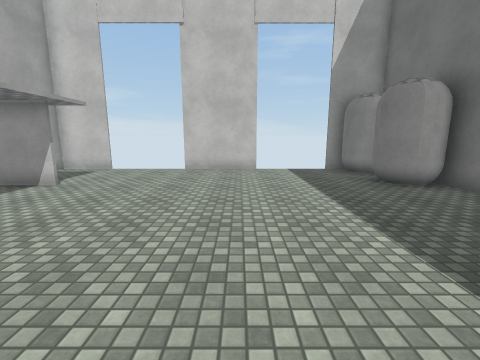
View 1 (above)

12 first-person views from a walk through a 3-D level made in the Unity game engine. The camera is 1.5 m above the floor, tilts 10° down and sees 90° across. The floor is counted in squares, 1 m on a side. Each view is taken from the middle of a square. On the plan, view 1 faces up. The plan holds only what a view shows up to about 13 squares ahead; the rest is blank. The player character is not drawn. Surface patterns are stand-ins for the level's own textures.

View 2
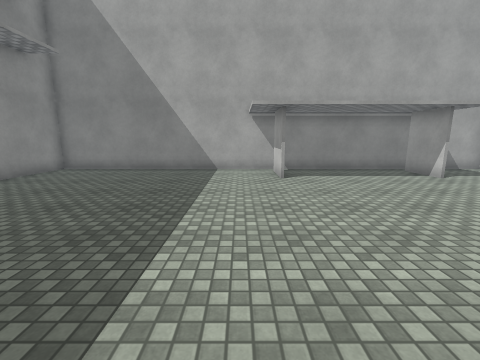

View 3
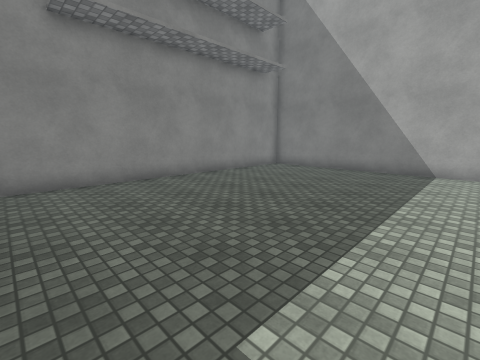

View 4
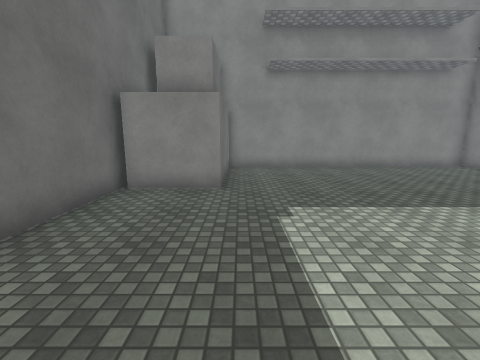

View 5
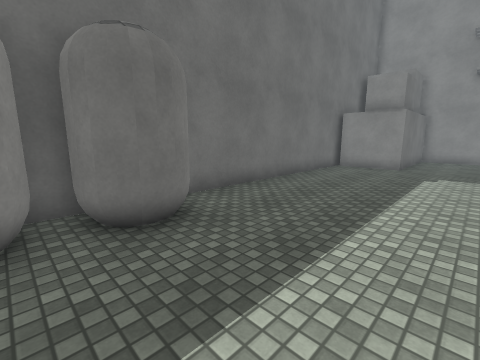

View 6
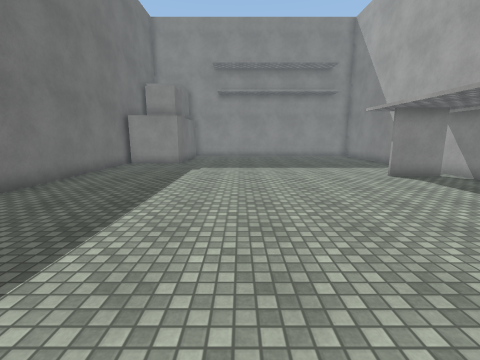

View 7
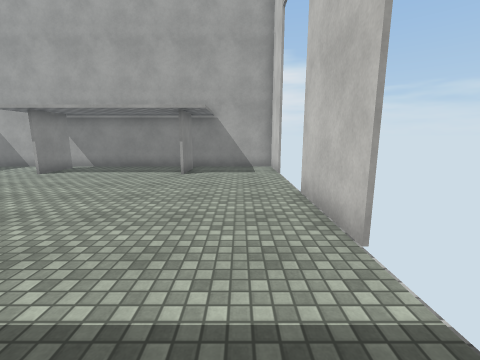

View 8
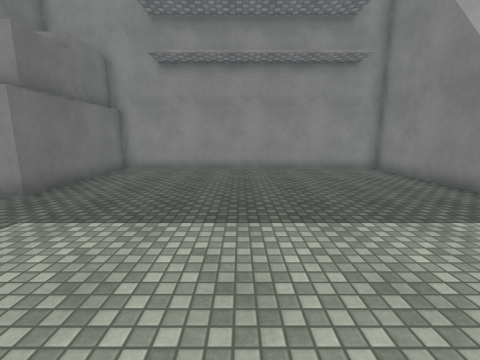

View 9
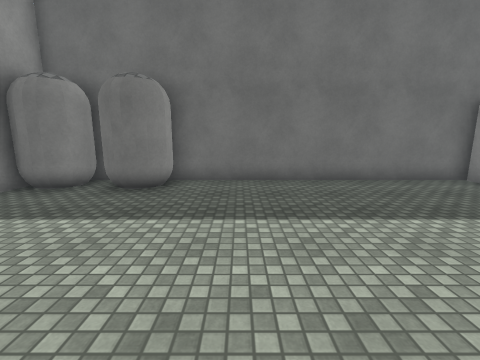

View 10
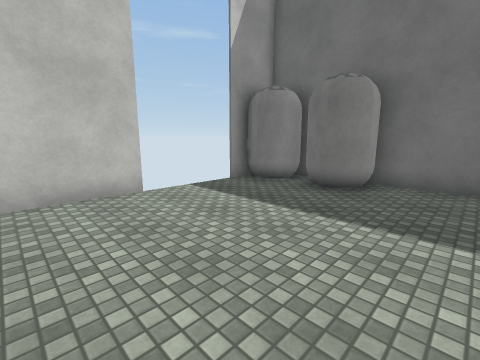

View 11
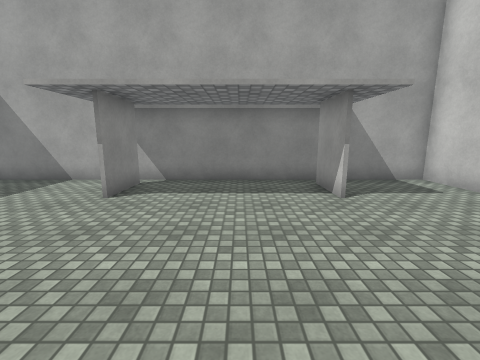

View 12
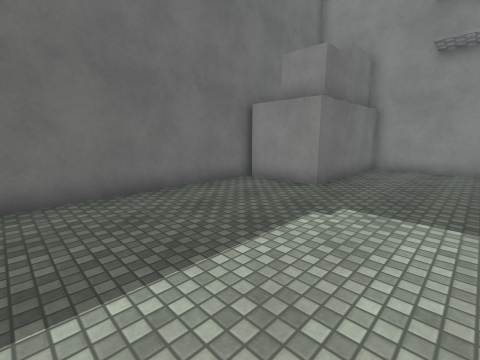

### Floor plan
Points are (right, up) in squares from view 1. A wall is a line through its corners. A room is listed if a view was taken in it or the views show most of it. See-through windows are left out.
Room 1 (views 1, 2, 3, 4, 5, 6, 7, 8, 9, 10, 11, 12)
walls: (-5.9, 1.5) (-7.9, 1.5); (-8, 1.7) (-5.9, 1.7); (-5.9, 7.5) (-8, 7.5); (-7.9, 7.7) (-5.9, 7.7); (6.6, -3.6) (6.6, 7.5); (0.9, 11.7) (-2.8, 11.7); (6.6, 9) (6.6, 10.4); (-6.2, 11.7) (-8.6, 11.7) (-8.6, -8.6) (3.6, -8.6) (3.6, -3) (6.4, -3); (5.4, 11.7) (4.1, 11.7)
ways out: gap at (-8, 2); gap at (-8, 8); gap at (4, 12)
objects: capsule (5, 7) to (7, 9); capsule (5, 10) to (6, 11)

Where each view was taken, in squares from view 1:
view 1: 0 up, 0 right, facing up
view 2: 0 up, 3 right, facing left
view 3: 0 up, 3 right, facing down-left
view 4: 4 up, 3 right, facing down
view 5: 10 up, 1 right, facing down-right
view 6: 11 up, 0 right, facing down
view 7: 10 up, 4 right, facing left
view 8: 3 up, 2 left, facing down
view 9: 5 up, 2 left, facing right
view 10: 5 up, 2 left, facing up-right
view 11: 5 up, 0 right, facing left
view 12: 4 up, 0 right, facing down-right
